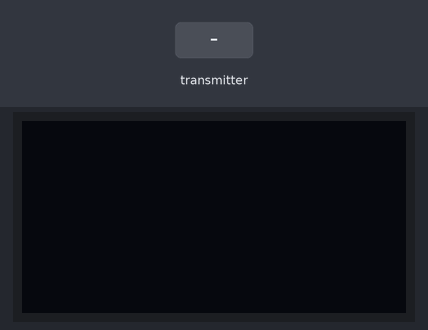
Recording of a sketch running on a simulated Arduino Uno, built with avr-gcc and run on an emulated ATmega328P. Shown: 128×64 one-colour display. The inputs (shaded band) are chosen by the test bench. No radio packets arrive unless stated.

Above: at 1.2 s.
1.3 s: the transmitter starts sending datos.0 = 0
At 2.5 s:
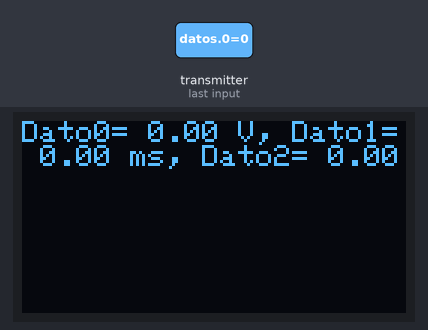
2.8 s: the transmitter starts sending datos.1 = 25
At 4.0 s:
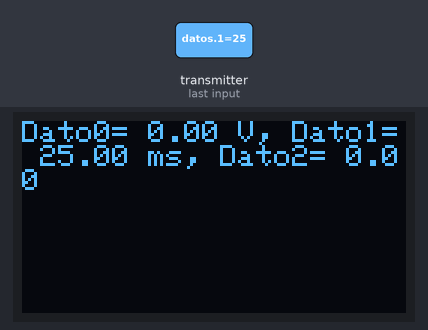
4.8 s: the transmitter starts sending datos.2 = 25
At 6.5 s:
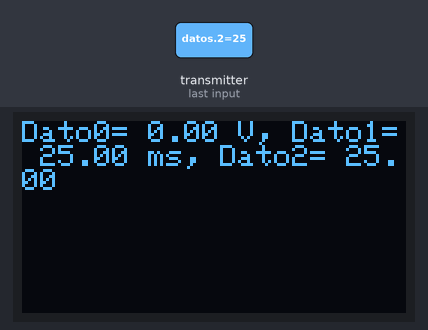
6.8 s: the transmitter starts sending datos.0 = 25
At 8.3 s:
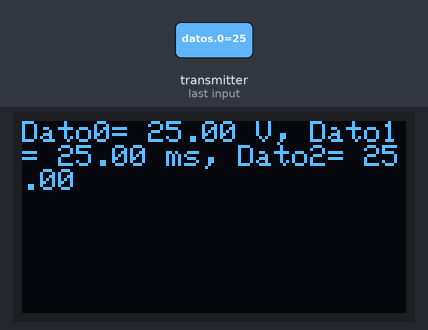
8.9 s: the transmitter starts sending datos.1 = 0
At 9.8 s:
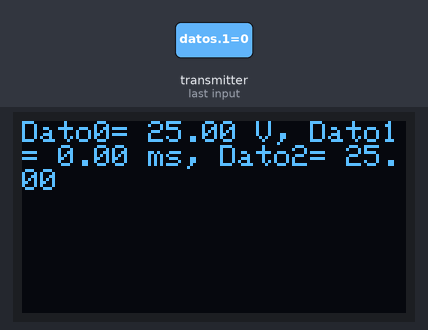
10.9 s: the transmitter starts sending datos.2 = 0
At 12.5 s:
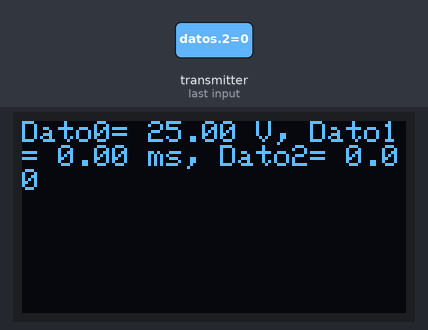
Timing chart, 0 to 13.9 s (numbered marks = the images above; inputs shaded):
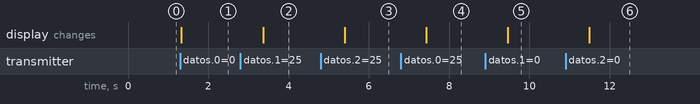

The sketch:

sketch_jul08c.ino
```cpp
#include <SPI.h>
#include <nRF24L01.h>
#include <RF24.h>
#include <Wire.h>
#include <Adafruit_GFX.h>
#include <Adafruit_SSD1306.h>

#define OLED_RESET 4
Adafruit_SSD1306 display(OLED_RESET);

//Declaremos los pines CE y el CSN
#define CE_PIN 10
#define CSN_PIN 9

//Variable con la dirección del canal que se va a leer
byte direccion[5] ={'c','a','n','a','l'};

//creamos el objeto radio (NRF24L01)
RF24 radio(CE_PIN, CSN_PIN);

//vector para los datos recibidos
float datos[3];

void setup()
{

  //inicializamos el puerto serie
 // Serial.begin(9600);
  display.begin(SSD1306_SWITCHCAPVCC, 0x3C);
  // display.display();
 // delay(2000);
   radio.begin();
  //Abrimos el canal de Lectura
  radio.openReadingPipe(1, direccion);

    //empezamos a escuchar por el canal
  radio.startListening();


 // Clear the buffer.
  display.clearDisplay();
  display.setTextSize(1);
  display.setCursor(0, 0);
  display.setTextColor(WHITE);

}

void loop() {

  //inicializamos el NRF24L01
  uint8_t numero_canal;
 //if ( radio.available(&numero_canal) )
 if ( radio.available() )
 {
     //Leemos los datos y los guardamos en la variable datos[]
     radio.read(datos,sizeof(datos));
     display.setCursor(0, 0);
     //reportamos  los datos recibidos
     display.print("Dato0= " );
     display.print(datos[0]);
     display.print(" V, ");
     display.print("Dato1= " );
     display.print(datos[1]);
     display.print(" ms, ");
     display.print("Dato2= " );
     display.print(datos[2]);
    display.display(); // tell display to...display
  delay(2000);
  display.clearDisplay();
}
}
```

Measured:
- after the input at 1.3 s, the display: changes at once (image 1)
- after the input at 2.8 s, the display: changes after 0.56 s (image 2)
- after the input at 4.8 s, the display: changes after 0.60 s (image 3)
- after the input at 6.8 s, the display: changes after 0.63 s (image 4)
- after the input at 8.9 s, the display: changes after 0.56 s (image 5)
- after the input at 10.9 s, the display: changes after 0.60 s (image 6)
